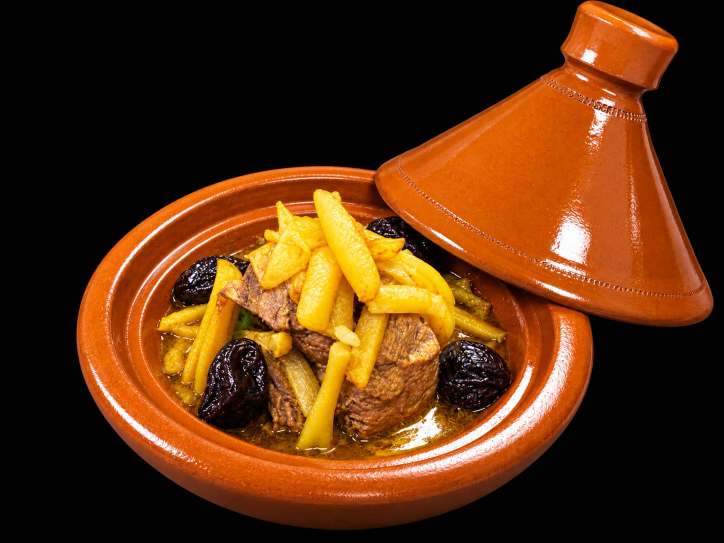
#> input picture assets/img/recipes/1-tajine-viande-pruneaux.jpg, 1448 x 1086 px (shown at 1/2 size); its folder holds 4 pictures in this run
$ python prep.py
#> lines starting #> are read from the running program, lines starting #| are printed output that depends on the picture; after the words box and inside, x2 and y2 are one past the last pixel; in counts of white or black regions, pixels touching at a corner belong together
"""Build static layers (clean dish, lid cutout, food layers) in image-1 coordinates."""
import cv2, numpy as np, os
D = os.path.dirname(os.path.abspath(__file__))
IMG = os.path.join(D, '..', '..', 'assets', 'img', 'recipes')
OUT = os.path.join(D, 'layers'); os.makedirs(OUT, exist_ok=True)
NAMES = {1: '1-tajine-viande-pruneaux', 2: '2-tajine-poulet-olives', 3: '3-couscous-legumes', 4: '4-tajine-kefta'}

def load(i): return cv2.imread(f'{IMG}/{NAMES[i]}.jpg').astype(np.float32) / 255.
#> called with i = 1

# ---- canonical geometry (image 1 pixel coords) ----
OUTER = (670, 689, 515, 356)   # dish outer ellipse
LEDGE = (670, 662, 435, 252)   # ring where the lid sits
FLOOR = (670, 695, 355, 205)   # food floor
# floor ellipse of each source photo
SRC_FLOOR = {1: FLOOR, 2: (575, 830, 385, 275), 3: (555, 725, 415, 330), 4: (648, 480, 278, 210)}
# lid bottom edge polylines (everything above = lid)
LID_POLY = {
    1: [(740, 0), (745, 372), (800, 431), (900, 517), (1000, 564), (1100, 597), (1200, 624), (1300, 644), (1400, 644), (1430, 600), (1448, 560), (1448, 0)],
    2: [(610, 0), (612, 390), (640, 425), (700, 478), (800, 542), (900, 592), (1000, 628), (1100, 662), (1200, 690), (1254, 700), (1254, 0)],
    3: [(695, 0), (698, 340), (720, 388), (800, 455), (900, 525), (1000, 585), (1100, 612), (1254, 622), (1254, 0)],
    4: [(705, 0), (708, 225), (730, 265), (800, 315), (900, 355), (1000, 383), (1100, 398), (1160, 380), (1160, 0)],
}

def ell_r(shape, e):
    h, w = shape[:2]; cx, cy, a, b = e
    y, x = np.mgrid[0:h, 0:w].astype(np.float32)
    return np.sqrt(((x - cx) / a) ** 2 + ((y - cy) / b) ** 2)

def poly_mask(shape, pts):
    m = np.zeros(shape[:2], np.uint8); cv2.fillPoly(m, [np.array(pts, np.int32)], 255)
    return m

def foodness(img):
    hsv = cv2.cvtColor((img * 255).astype(np.uint8), cv2.COLOR_BGR2HSV).astype(np.float32)
    H, S, V = hsv[..., 0], hsv[..., 1], hsv[..., 2]
    notclay = np.clip((H - 15) / 3, 0, 1)                    # yellow/green food
    notclay = np.maximum(notclay, np.clip((205 - S) / 20, 0, 1))  # low-sat meat, prunes, couscous
    notclay = np.maximum(notclay, (H > 120).astype(np.float32))    # purple prunes
    bright = np.clip((V - 35) / 25, 0, 1)
    f = notclay * bright
    return cv2.GaussianBlur(f, (0, 0), 2)

base_src = load(1)
Hc, Wc = base_src.shape[:2]
#> Hc = 1086; Wc = 1448

# ---- lid cutout from photo 1 ----
lidm = poly_mask(base_src.shape, LID_POLY[1]).astype(np.float32) / 255.
#> in poly_mask, `cv2.fillPoly(m, [np.array(pts, np.int32)], 255)`:
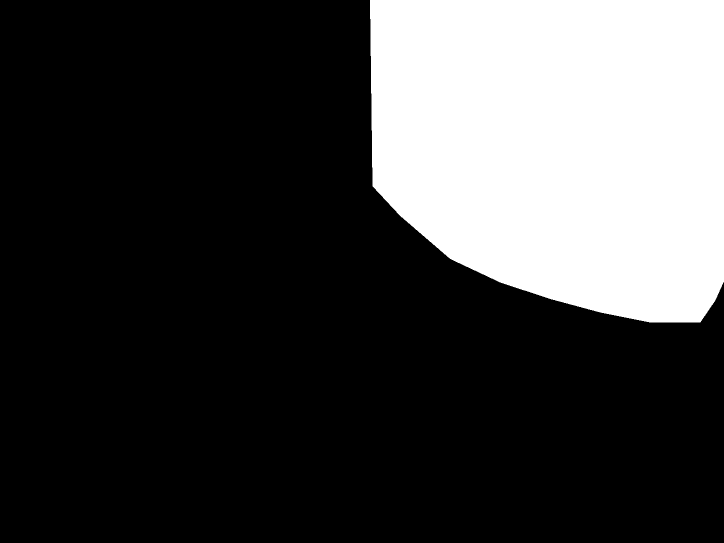
#> m: shape (1086, 1448) (shown at 1/2 size); 25.5% white; 1 white region, box (x1, y1, x2, y2) and area: (740, 0, 1448, 645) 401088
lidm = cv2.GaussianBlur(lidm, (0, 0), 1.2)
V = base_src.max(2)
lid_a = lidm * np.clip((V - 0.07) / 0.1, 0, 1)
lid = np.dstack([base_src, lid_a])
np.save(f'{OUT}/lid.npy', lid.astype(np.float16))

# ---- clean dish: remove lid (mirror symmetric dish), remove food on the walls (inpaint) ----
base = base_src.copy()
# the dish is slightly tilted: reflect across its measured symmetry axis
ax, ay, psi = 669.0, 690.0, np.arctan(15 / 350)
dx, dy = np.sin(psi), np.cos(psi)
R = np.array([[2 * dx * dx - 1, 2 * dx * dy], [2 * dx * dy, 2 * dy * dy - 1]], np.float32)
t = np.array([ax, ay], np.float32) - R @ np.array([ax, ay], np.float32)
M = np.hstack([R, t[:, None]]).astype(np.float32)
mir = cv2.warpAffine(base_src, M, (Wc, Hc), flags=cv2.INTER_LINEAR, borderValue=(0, 0, 0))
hole = cv2.dilate((lidm > 0.01).astype(np.uint8), np.ones((41, 21), np.uint8)).astype(np.float32)
hole = cv2.GaussianBlur(hole, (0, 0), 6)[..., None]
base = base * (1 - hole) + mir * hole
r_out = ell_r(base.shape, OUTER)
r_led = ell_r(base.shape, LEDGE)
r_fl = ell_r(base.shape, FLOOR)
yy = np.mgrid[0:Hc, 0:Wc][0].astype(np.float32)
# remove image-1 food from the walls / back rim.
# Work in ring coordinates (angle x radius between floor, ledge and outer ellipses) and
# fill non-clay pixels along the angle axis, which keeps the radial shading bands of the clay.
from scipy.interpolate import griddata
NPHI, NRHO = 1440, 360
phi = np.linspace(0, 2 * np.pi, NPHI, endpoint=False).astype(np.float32)
rho = np.linspace(0, 2.0, NRHO).astype(np.float32)
def E(e, ph): return e[0] + e[2] * np.cos(ph), e[1] + e[3] * np.sin(ph)
fx, fy = E(FLOOR, phi); lx, ly = E(LEDGE, phi); ox, oy = E(OUTER, phi)
R_ = rho[:, None]
t1 = np.clip(R_, 0, 1); t2 = np.clip(R_ - 1, 0, 1)
px = np.where(R_ <= 1, fx + (lx - fx) * t1, lx + (ox - lx) * t2).astype(np.float32)
py = np.where(R_ <= 1, fy + (ly - fy) * t1, ly + (oy - ly) * t2).astype(np.float32)
P = cv2.remap(base, px, py, cv2.INTER_LINEAR)
hsv = cv2.cvtColor((np.clip(P, 0, 1) * 255).astype(np.uint8), cv2.COLOR_BGR2HSV).astype(np.float32)
Hh, Ss, Vv = hsv[..., 0], hsv[..., 1], hsv[..., 2]
clay = ((Hh >= 4) & (Hh <= 14) & (Ss > 200) & (Vv > 110)) | ((Vv > 225) & (Hh <= 16) & (Ss < 205))
#> clay: shape (360, 1440) bool; 72.7% white; 1268 black regions (1118 under 20 px), largest, box (x1, y1, x2, y2) and area: (800, 0, 1324, 257) 48300, (38, 0, 339, 190) 29262, (2, 309, 727, 360) 19491
clay = cv2.erode(clay.astype(np.uint8), np.ones((3, 9), np.uint8)).astype(np.float32)
#> clay: shape (360, 1440) float32; values 0 (black) and 1 (white), 58.7% white; 78 black regions, largest, box (x1, y1, x2, y2) and area: (683, 0, 1382, 258) 64756, (34, 0, 622, 191) 60743, (0, 308, 731, 360) 21495
Pf = np.zeros_like(P); got = np.zeros(clay.shape, bool)
for sig in (6, 15, 40, 100, 250):
    k = int(sig * 3) * 2 + 1
    pad = k // 2 + 1
    Pw = np.concatenate([P * clay[..., None]] * 3, 1); Cw = np.concatenate([clay] * 3, 1)
    num = cv2.GaussianBlur(Pw, (k, 1), sig, sigmaY=0.01)[:, NPHI:2 * NPHI]
    den = cv2.GaussianBlur(Cw, (k, 1), sig, sigmaY=0.01)[:, NPHI:2 * NPHI]
    ok = (den > 0.2) & ~got
    Pf[ok] = num[ok] / den[ok][:, None]; got |= ok
#> this loop made 5 passes
#> pass 1, `Cw = np.concatenate([clay] * 3, 1)`:
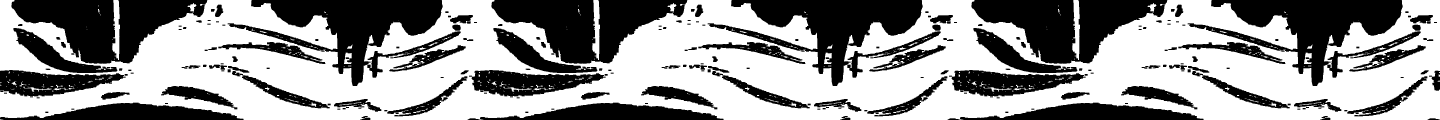
#> Cw: shape (360, 4320) float32 (shown at 1/3 size); values 0 (black) and 1 (white), 58.7% white; 232 black regions, largest, box (x1, y1, x2, y2) and area: (683, 0, 1382, 258) 64756, (2123, 0, 2822, 258) 64756, (3563, 0, 4262, 258) 64756
#> after the loop:
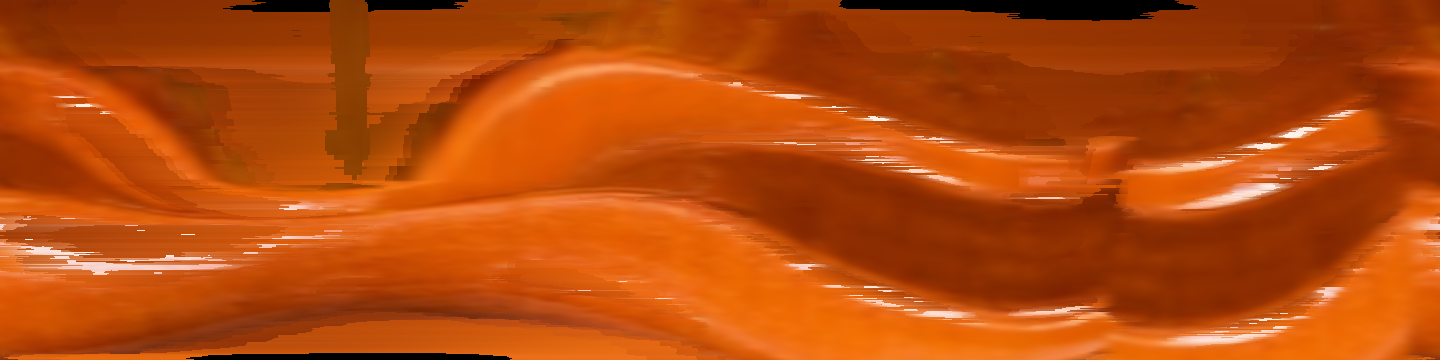
#> Pf: shape (360, 1440, 3) float32; mean B, G, R 0.0474, 0.291, 0.709
#> after the loop:
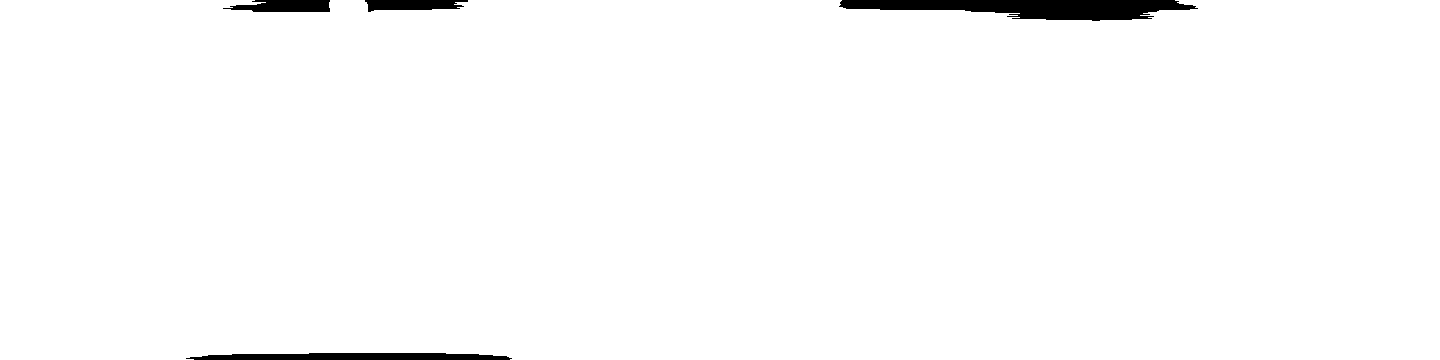
#> got: shape (360, 1440) bool; 98.3% white; 4 black regions, box (x1, y1, x2, y2) and area: (839, 0, 1198, 21) 4842, (186, 353, 512, 360) 1935, (223, 0, 330, 12) 1005, (365, 0, 468, 12) 914
Pf = cv2.GaussianBlur(Pf, (0, 0), 1.0)
Pout = P * clay[..., None] + Pf * (1 - clay[..., None])
# inverse map: pixel -> (rho, phi) via scattered interpolation
sel = (slice(None, None, 2), slice(None, None, 2))
pts = np.stack([px[sel].ravel(), py[sel].ravel()], 1)
RR, PP = np.meshgrid(rho, phi, indexing='ij')
reg = (r_out < 1.01) & ((r_fl > 0.9) | (yy < 560))
ys_, xs_ = np.nonzero(reg)
#> reg: shape (1086, 1448) bool; 26.5% white; 1 white region, box (x1, y1, x2, y2) and area: (150, 330, 1191, 1049) 417007
ri = griddata(pts, RR[sel].ravel(), (xs_, ys_), method='linear')
cphi = np.stack([np.cos(PP[sel]).ravel(), np.sin(PP[sel]).ravel()], 1)
ci = griddata(pts, cphi, (xs_, ys_), method='linear')
okp = ~np.isnan(ri) & ~np.isnan(ci[:, 0])
mapx = np.full((Hc, Wc), -1, np.float32); mapy = np.full((Hc, Wc), -1, np.float32)
ph_i = (np.arctan2(ci[okp, 1], ci[okp, 0]) % (2 * np.pi)) / (2 * np.pi) * NPHI
mapx[ys_[okp], xs_[okp]] = ph_i; mapy[ys_[okp], xs_[okp]] = ri[okp] / 2.0 * (NRHO - 1)
Pwrap = np.concatenate([Pout, Pout[:, :2]], 1)
Cwrap = np.concatenate([clay, clay[:, :2]], 1)
clean = cv2.remap(Pwrap, mapx, mapy, cv2.INTER_LINEAR, borderMode=cv2.BORDER_CONSTANT)
cl_img = cv2.remap(Cwrap, mapx, mapy, cv2.INTER_LINEAR, borderValue=1)
valid = np.zeros((Hc, Wc), np.float32); valid[ys_[okp], xs_[okp]] = 1
km = (1 - cl_img) * valid
km = cv2.GaussianBlur(np.clip(km * 1.5, 0, 1), (0, 0), 1.5)[..., None]
#> km: shape (1086, 1448, 1) float32
base = base * (1 - km) + clean * km
base[r_out > 1.03] = 0
b8 = (np.clip(base, 0, 1) * 255).astype(np.uint8)
np.save(f'{OUT}/base.npy', base.astype(np.float16))
cv2.imwrite(f'{OUT}/base.jpg', b8)

# front rim overlay: dish in front of the ledge (hides the bottom of a closed lid and food spill)
front = np.clip((r_led - 1.0) / 0.015, 0, 1) * np.clip((1.03 - r_out) / 0.02, 0, 1) * np.clip((yy - LEDGE[1]) / 6, 0, 1)
np.save(f'{OUT}/front.npy', np.dstack([base_src, front]).astype(np.float16))

# ---- food layers, mapped floor-ellipse -> canonical floor ellipse ----
y, x = np.mgrid[0:Hc, 0:Wc].astype(np.float32)
u = (x - FLOOR[0]) / FLOOR[2]; v = (y - FLOOR[1]) / FLOOR[3]
r = np.sqrt(u * u + v * v)
for i in range(1, 5):
    src = load(i)
    scx, scy, sa, sb = SRC_FLOOR[i]
    mx = (scx + u * sa).astype(np.float32); my = (scy + v * sb).astype(np.float32)
    col = cv2.remap(src, mx, my, cv2.INTER_CUBIC, borderMode=cv2.BORDER_CONSTANT)
    occ = cv2.remap(poly_mask(src.shape, LID_POLY[i]), mx, my, cv2.INTER_LINEAR, borderValue=0)
    occ = cv2.dilate(occ, np.ones((7, 7), np.uint8)).astype(np.float32) / 255.
    fd = foodness(col)
#> in foodness, `hsv = cv2.cvtColor((img * 255).astype(np.uint8), cv2.COLOR_BGR2HSV).as..`:
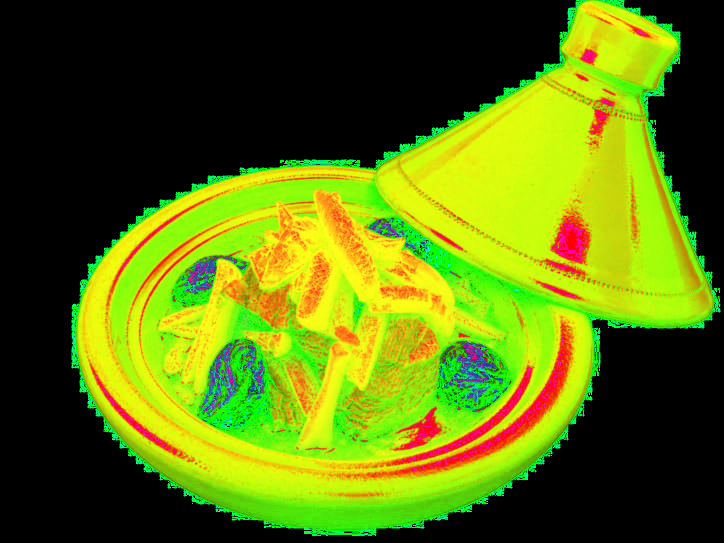
#> hsv: shape (1086, 1448, 3) float32 (shown at 1/2 size); mean B, G, R 9.9, 113.4, 90.1
#> in foodness, `notclay = np.maximum(notclay, np.clip((205 - S) / 20, 0, 1))`:
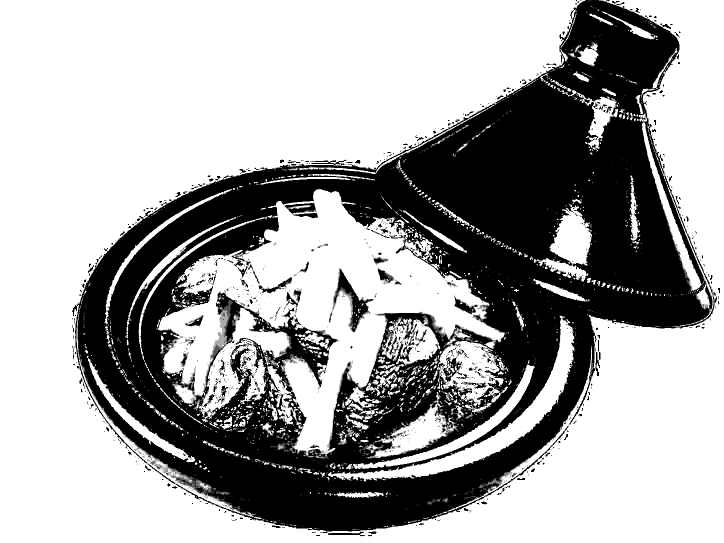
#> notclay: shape (1086, 1448) float32 (shown at 1/2 size); min 0, max 1, mean 0.657
    inner = np.clip((1.0 - r) / 0.08, 0, 1)
    # food piled above the floor (mound): keep only food-coloured pixels, never below the floor front
    up = fd * (v < 0.4) * np.clip((1.75 - r) / 0.2, 0, 1)
    a = np.maximum(inner, up) * (1 - occ)
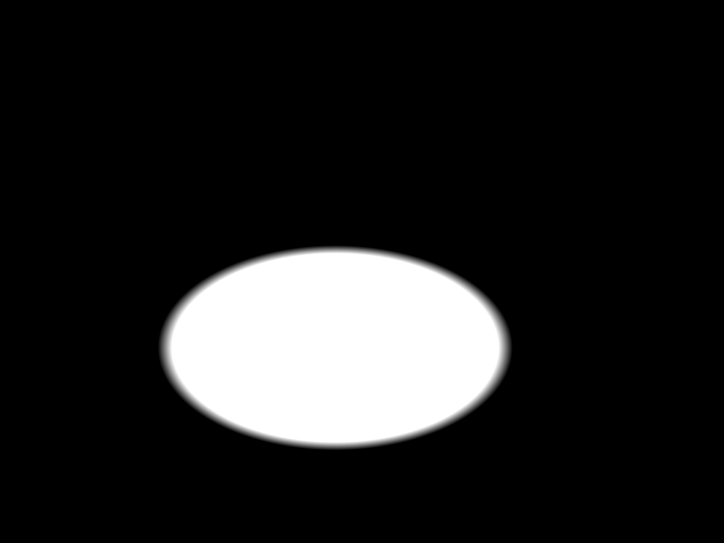
#> inner: shape (1086, 1448) float32 (shown at 1/2 size); min 0, max 1, mean 0.134
    # fill occluded floor from rotated copies (the dish is round, food is roughly radial)
    need = (inner > 0) & (occ > 0.02)
#> need: shape (1086, 1448) bool; every value is 0
    for ang in (100, -100, 150, -150):
        if not need.any(): break
        t = np.deg2rad(ang)
        ru = u * np.cos(t) - v * np.sin(t); rv = u * np.sin(t) + v * np.cos(t)
        rx = (FLOOR[0] + ru * FLOOR[2]).astype(np.float32); ry = (FLOOR[1] + rv * FLOOR[3]).astype(np.float32)
        c2 = cv2.remap(col, rx, ry, cv2.INTER_LINEAR); o2 = cv2.remap(occ, rx, ry, cv2.INTER_LINEAR, borderValue=1)
        ok = need & (o2 < 0.02)
        col[ok] = c2[ok]; need &= ~ok
    # soft-blend filled seams
    fill = np.clip(occ * (inner > 0), 0, 1)
    blur = cv2.GaussianBlur(col, (0, 0), 1.5)
    col = col * (1 - 0.5 * fill[..., None]) + blur * 0.5 * fill[..., None]
    a = np.maximum(a, inner * occ)
    layer = np.dstack([col, a])
    np.save(f'{OUT}/food{i}.npy', layer.astype(np.float16))
    prev = (np.clip(col * a[..., None] + base * (1 - a[..., None]), 0, 1) * 255).astype(np.uint8)
    cv2.imwrite(f'{OUT}/food{i}_prev.jpg', prev)
print('ok')
